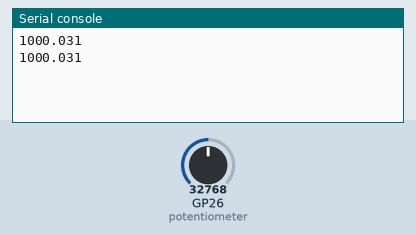
Bench run of a program on a simulated Raspberry Pi Pico running MicroPython. Shown: the last lines printed to the serial console. Inputs (shaded band) come from the test bench; at power-on: GP26 (potentiometer) = 32768 (analog values on the 0–65535 scale).

Above: at 1.2 s.
1.3 s: GP26 (potentiometer) set to 45874
At 2.6 s:
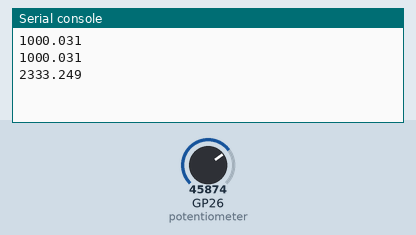
2.8 s: GP26 (potentiometer) set to 57670
At 3.8 s:
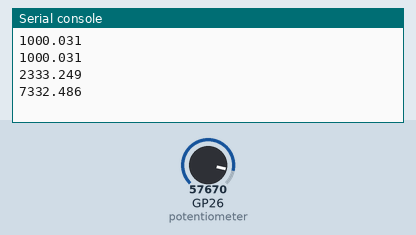
Timing chart, 0 to 5.8 s (numbered marks = the images above; inputs shaded):
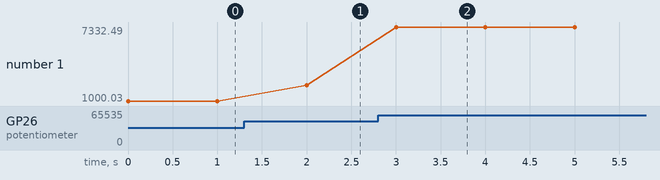

Measured:
- after the input at 1.3 s, the serial console: prints a new line after 0.70 s (image 1)
- after the input at 2.8 s, the serial console: prints a new line after 0.20 s (image 2)
- plotted number 1: 1000.03 → 2333.25 after the input at 1.3 s, 2333.25 → 7332.49 after the input at 2.8 s

The program:

raw-resisitance.py
```python
import machine
import time

potentiometer = machine.ADC(26)


def run():
    while True:
        raw_v = potentiometer.read_u16()
        voltage = 3.3 * raw_v / 65535.0
        r_fixed = 1000 # Ohms
        try:
            r = r_fixed * voltage/(3.3 - voltage)
            print(r)
        except:
            pass
        time.sleep(1.0)
run()
```
